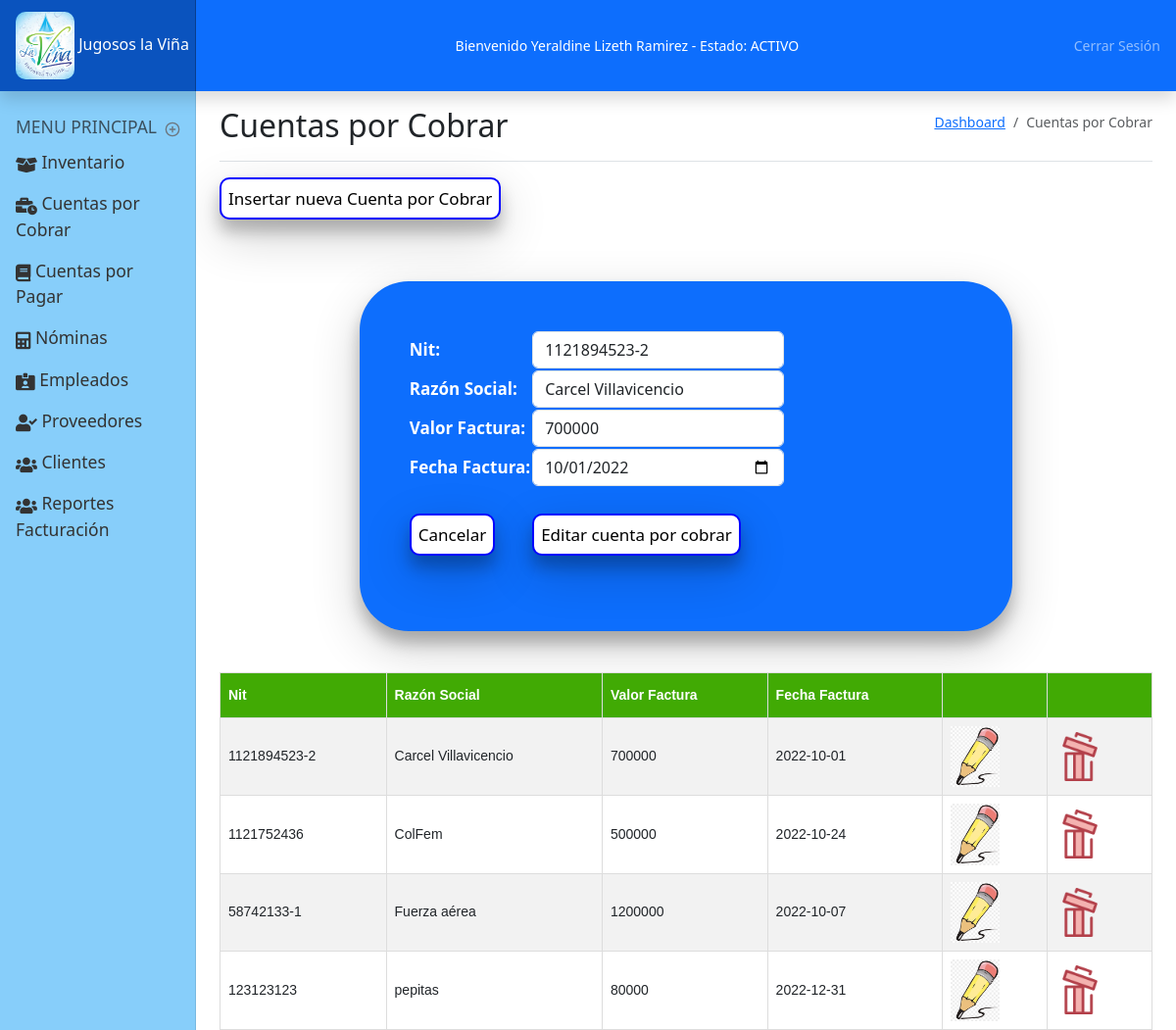
Page /cuentasporcobrar.php?id_cobrar=1 (signed in) on the committed database.
### tables this page shows
CREATE TABLE `usuario` (
  `id_usuario` int(11) NOT NULL,
  `nombre` varchar(150) NOT NULL,
  `user` varchar(255) NOT NULL,
  `identificacion` varchar(15) NOT NULL,
  `celular` varchar(10) NOT NULL,
  `direccion` varchar(150) NOT NULL,
  `email` varchar(150) NOT NULL,
  `contrasena` varchar(150) NOT NULL,
  `rol` varchar(255) NOT NULL,
  `activo` varchar(3) NOT NULL,
  `r_ecommerce` int(11) NOT NULL,
  `r_login` int(11) NOT NULL,
  `r_datos_de_pago` int(11) NOT NULL,
  `r_contador_visitas` int(11) NOT NULL,
  `r_encuesta` int(11) NOT NULL,
  `r_consultar_producto` int(11) NOT NULL,
  `r_chat` int(11) NOT NULL,
  `r_formulario` int(11) NOT NULL
);

CREATE TABLE `cuentasxcobrar` (
  `id_cobrar` int(11) NOT NULL,
  `NIT` varchar(255) NOT NULL,
  `razon_social` varchar(255) NOT NULL,
  `valor_factura` double NOT NULL,
  `fecha_factura` date NOT NULL
);

### bloqueo.php (called while the page is built, shortened)
<?php
    $usuario = $_SESSION['usuario'];
    $consulta = "select * from usuario where id_usuario = '$usuario'";
    $resultado = mysqli_query($conexion, $consulta) or die ('No se consulto el usuario');
    $userr = mysqli_fetch_array($resultado);
?>

### bloques/cuentasxcobrar/editar.php (the view, shortened to what this page needs)
<?php
    $cxcid = $_GET['id_cobrar'];
    $concuentascobrar = "select * from cuentasxcobrar where id_cobrar = $cxcid";
    $rescuentascobrar = mysqli_query($conexion, $concuentascobrar) or die ('no se consulto cuentas por cobrar');
    $cuentasxcobrar = mysqli_fetch_array($rescuentascobrar);
?>
<div id="formulario">
    <form action="cuentasporcobrar.php?id_cobrar=<?php echo $cuentasxcobrar['id_cobrar']; ?>" method="post" class="form">
        <table>
            <tr>
                <th>Nit:</th>
                <td><input type="text" name="nit" value="<?php echo $cuentasxcobrar['NIT']; ?>" required="required" placeholder="Nit" class="form-control"></td>
            </tr>
            <tr>
                <th>Razón Social:</th>
                <td><input type="text" name="razonSocial" value="<?php echo $cuentasxcobrar['razon_social']; ?>"required="required" placeholder="razón social" class="form-control"></td>
            </tr>
            <tr>
                <th>Valor Factura:</th>
                <td><input type="number" name="valorFactura" value="<?php echo $cuentasxcobrar['valor_factura']; ?>" required="required" placeholder="valor factura" class="form-control"></td>
            </tr>
            <tr>
                <th>Fecha Factura:</th>
                <td><input type="date" name="fechaFactura" value="<?php echo $cuentasxcobrar['fecha_factura']; ?>" required="required" placeholder="fecha factura" class="form-control"></td>
            </tr>
            <tr>
                <th>
                    <br><button name="botoninsertar" value="insertar" type="button" class="btnInsertClient" onclick="window.location='cuentasporcobrar.php'">
                    Cancelar
                    </button><br><br>
                </th>
                <td><br><input type="submit" name="boton" value="Editar cuenta por cobrar" class=btnInsertClient><br><br></td>
            </tr>
        </table>
    </form>
    <br><br>
</div>
<div class="consulta">
    <table class="tconsulta">
        <tr>
            <th>Nit</th>
            <th>Razón Social</th>
            <th>Valor Factura</th>
            <th>Fecha Factura</th>
            <th></th>
            <th></th>
        </tr>
        <?php
        $consultacxc = "select * from cuentasxcobrar order by razon_social";
        $resultadocxc = mysqli_query($conexion, $consultacxc) or die('no se consulto cuentas por cobrar');
        while ($cuentasxcobrar = mysqli_fetch_array($resultadocxc)) {
        ?>
            <tr>
                <td><?php echo $cuentasxcobrar['NIT']; ?></td>
                <td><?php echo $cuentasxcobrar['razon_social']; ?></td>
                <td><?php echo $cuentasxcobrar['valor_factura']; ?></td>
                <td><?php echo $cuentasxcobrar['fecha_factura']; ?></td>
                <td>
                    <img src="img/editar.png" width="50px" title="Editar" alt="Editar" style="cursor: pointer;" onclick="window.location = 'cuentasporcobrar.php?id_cobrar=<?php echo $cuentasxcobrar['id_cobrar']; ?>'">
                </td>
                <td>
                    <img src="img/borrar.png" width="50px" title="Borrar" alt="Borrar" style="cursor: pointer;" onclick="eliminarCuentaxCobrar(<?php echo $cuentasxcobrar['id_cobrar']; ?>)">
                </td>
            </tr>
        <?php } ?>
    </table>
</div>

### partes/header.php (shortened to what this page needs)
<header class="navbar navbar-dark sticky-top flex-md-nowrap p-0 shadow">
  <a class="navbar-brand col-md-3 col-lg-2 me-0 px-3 fs-6" href="#">
    <img id="log" src="img/logo.png" width="60px" alt="logo">
    Jugosos la Viña
  </a>
  <span style="color:white">
    Bienvenido <?php echo $userr['nombre']; ?> - Estado:
    <?php
    if ($userr['activo'] == "Si") {
      echo "ACTIVO";
    } else {
      echo "NO ACTIVO";
    }
    ?>
  </span>
  <div class="navbar-nav">
    <div class="nav-item text-nowrap">
      <a class="nav-link px-3" href="salir.php">Cerrar Sesión</a>
    </div>
  </div>
</header>

### css/dashboard.css (style rules this page uses)
body { font-size: .875rem; }
.navbar-brand { padding-top: .75rem; padding-bottom: .75rem; background-color: rgba(0, 0, 0, .25); box-shadow: inset -1px 0 0 rgba(0, 0, 0, .25); }
header { background-color: #0d6efd; }
#log { border-radius: 10px; }
.tconsulta { font-family: Arial, Helvetica, sans-serif; border-collapse: collapse; width: 100%; overflow-x: auto; }
.consulta td, .consulta th { border: 1px solid #ddd; padding: 8px; }
.consulta tr:nth-child(even) { background-color: #f2f2f2 }
.consulta th { padding-top: 12px; padding-bottom: 12px; text-align: left; background-color: #41aa04; color: white; }
.btnInsertClient { background-color: white; padding: 7px; border: 2px solid blue; border-radius: 10px; font-size: 17px; margin-right: 0px; box-shadow: 0 12px 16px 0 rgba(0,0,0,0.24),0 17px 50px 0 rgba(0,0,0,0.19); }
.form { width: 70%; padding: 50px; margin: auto; font-size: 17px; font-weight: bold; border-radius: 50px; background-color: #0d6efd; color: white; box-shadow: 0 12px 16px 0 rgba(0,0,0,0.24),0 17px 50px 0 rgba(0,0,0,0.19); }

### rows in the picture
usuario: nombre "Yeraldine Lizeth Ramirez"
cuentasxcobrar: nit "1121894523-2", razonSocial "Carcel Villavicencio", valorFactura "700000", fechaFactura "10/01/2022", NIT "1121894523-2", razon_social "Carcel Villavicencio", valor_factura "700000", fecha_factura "2022-10-01"
cuentasxcobrar: NIT "1121752436", razon_social "ColFem", valor_factura "500000", fecha_factura "2022-10-24"
cuentasxcobrar: NIT "58742133-1", razon_social "Fuerza aérea", valor_factura "1200000", fecha_factura "2022-10-07"
cuentasxcobrar: NIT "123123123", razon_social "pepitas", valor_factura "80000", fecha_factura "2022-12-31"
